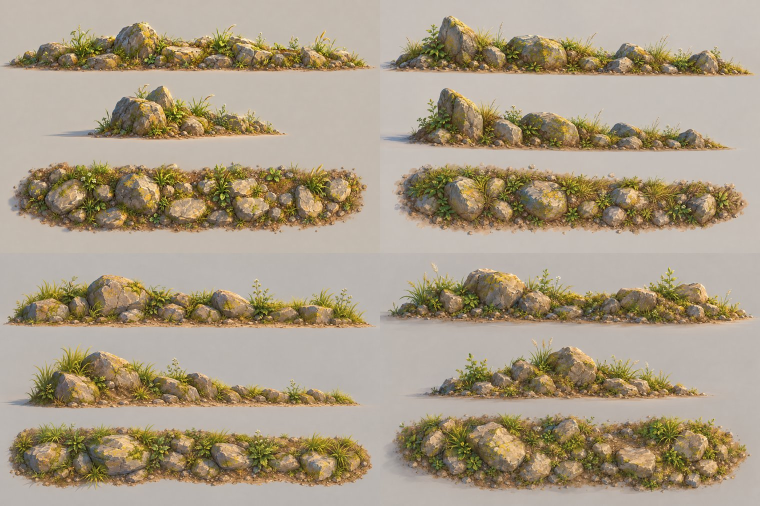
#> input picture art/references/RK12/_contact.jpg, 1520 x 1012 px (shown at 1/2 size)
$ python -i compose_dr09.py   (imports and definitions only)
#> lines starting #> are read from the running program, lines starting #| are printed output that depends on the picture
#> further down, picture is the input picture: PIL image 1520x1012 RGB; mean R, G, B 169.2, 155.8, 133.6
# DR09 斷枝堆：成品和參考圖並排（每種一張）：左 = Codex 參考三視圖那一列（側視＋俯視），右 = 遊戲模型 LOD0 的正前（01_front）和俯視（09_top）。
# 輸出 art/previews/d2-logs-b/DR09_BranchPile_<v>/DR09_BranchPile_<v>_vs_reference.jpg
#   uv run --no-project --offline --with pillow python art/source/d2-logs-b/compose_dr09.py S M L
import os, sys
from PIL import Image, ImageDraw

HERE = os.path.dirname(os.path.abspath(__file__))
ROOT = os.path.abspath(os.path.join(HERE, '..', '..', '..'))
REF = os.path.join(ROOT, 'art', 'references', 'DR09', 'v001', 'DR09-threeview.png')
ROWS = {'S': (40, 300), 'M': (300, 580), 'L': (590, 920)}       # 參考三視圖（1536×1024）裡每種大小那一列的上下範圍
H = 480


def fit(im, h):
    return im.resize((max(1, round(im.width * h / im.height)), h), Image.LANCZOS)


def crop_content(im, pad=24):
#> called with pad = 24
    g = im.convert('L')
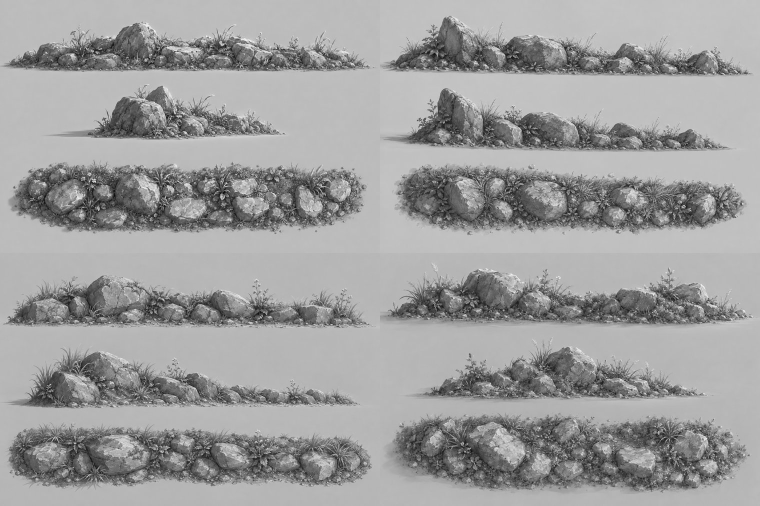
#> g: PIL image 1520x1012 L (shown at 1/2 size); min 4, max 253, mean 157.2
    bg = g.getpixel((4, 4))
#> bg = 187
    box = g.point(lambda p: 255 if abs(p - bg) > 10 else 0).getbbox()
#> box = (0, 32, 1511, 992)
    if not box:
        return im
    x0, y0, x1, y1 = box
#> x0 = 0; y0 = 32; x1 = 1511; y1 = 992
    return im.crop((max(0, x0 - pad), max(0, y0 - pad), min(im.width, x1 + pad), min(im.height, y1 + pad)))
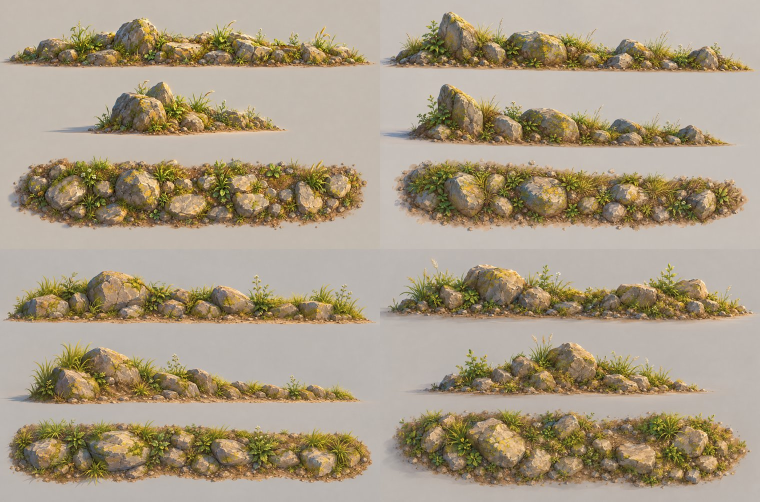
#> returned value: PIL image 1520x1004 RGB (shown at 1/2 size); mean R, G, B 169, 155.6, 133.3


# [18 lines not run here, left out]

>>> from PIL import Image
>>> picture = Image.open('../../references/RK12/_contact.jpg')
>>> result = crop_content(picture)

$ run again, on art/references/TY05/_contact.jpg
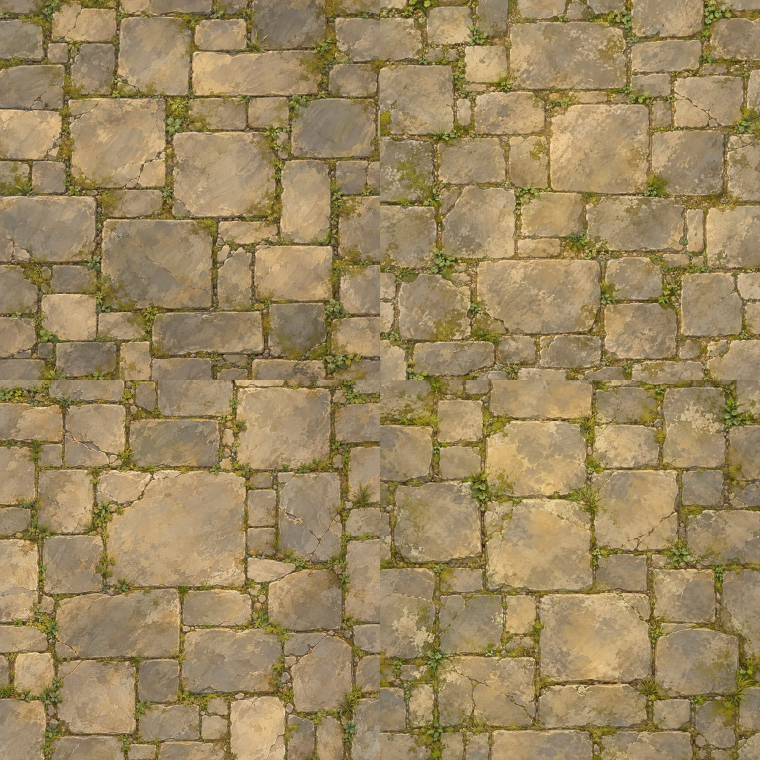
#> input picture art/references/TY05/_contact.jpg, 1520 x 1520 px (shown at 1/2 size)
#> picture is the input picture: PIL image 1520x1520 RGB; mean R, G, B 155.6, 135, 95.1
#> in crop_content, `g = im.convert('L')`:
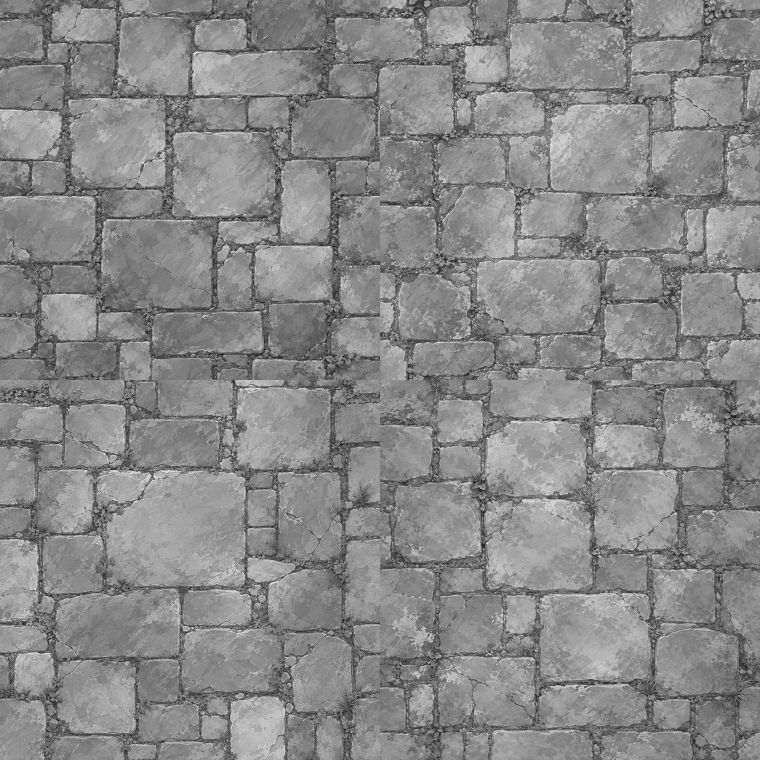
#> g: PIL image 1520x1520 L (shown at 1/2 size); min 8, max 243, mean 136.6
#> bg = 118
#> box = (0, 0, 1520, 1520)
#> x0 = 0; x1 = 1520

$ run again, on art/references/WM08/_contact.jpg
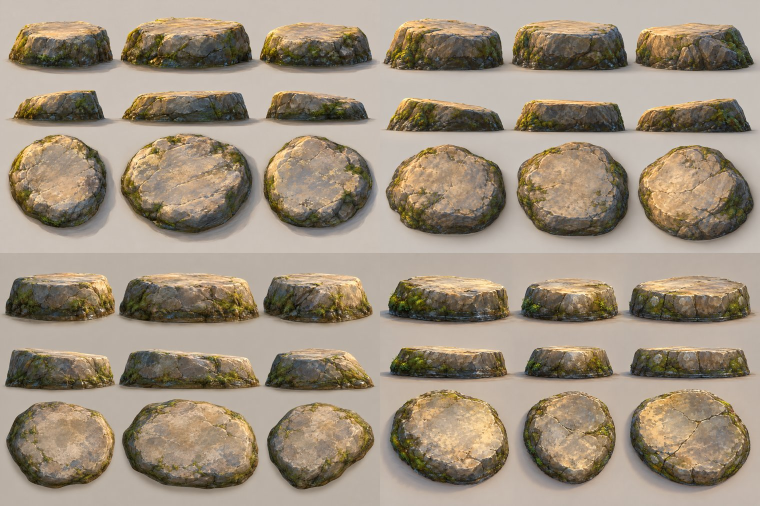
#> input picture art/references/WM08/_contact.jpg, 1520 x 1012 px (shown at 1/2 size)
#> picture is the input picture: PIL image 1520x1012 RGB; mean R, G, B 157.5, 143.8, 125.2
#> in crop_content, `g = im.convert('L')`:
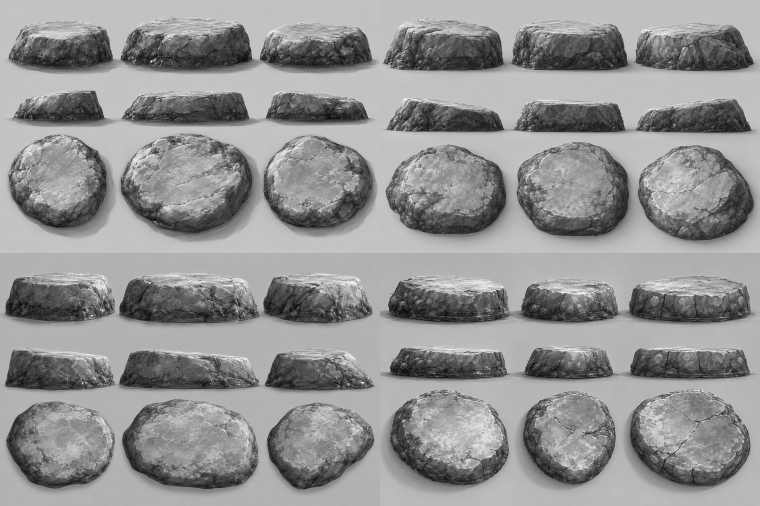
#> g: PIL image 1520x1012 L (shown at 1/2 size); min 3, max 253, mean 145.8
#> bg = 193
#> box = (0, 35, 1520, 1012)
#> x0 = 0; y0 = 35; x1 = 1520; y1 = 1012
#> in crop_content, `return im.crop((max(0, x0 - pad), max(0, y0 - pad), min(im.width, x1 +..`:
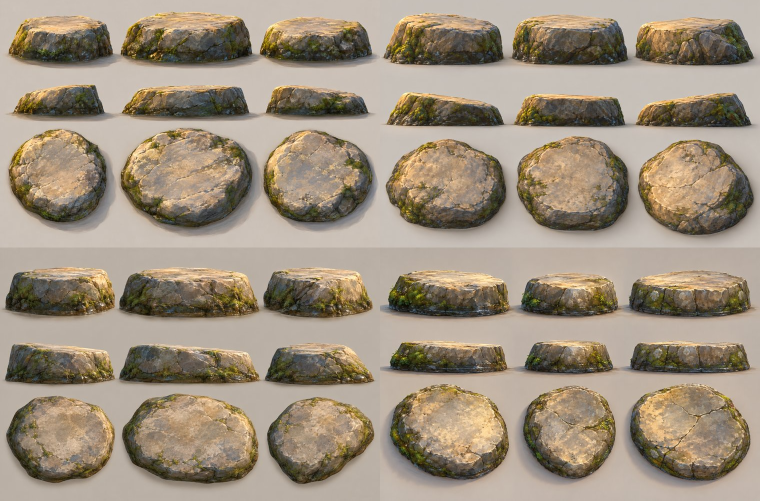
#> returned value: PIL image 1520x1001 RGB (shown at 1/2 size); mean R, G, B 157.1, 143.2, 124.6
